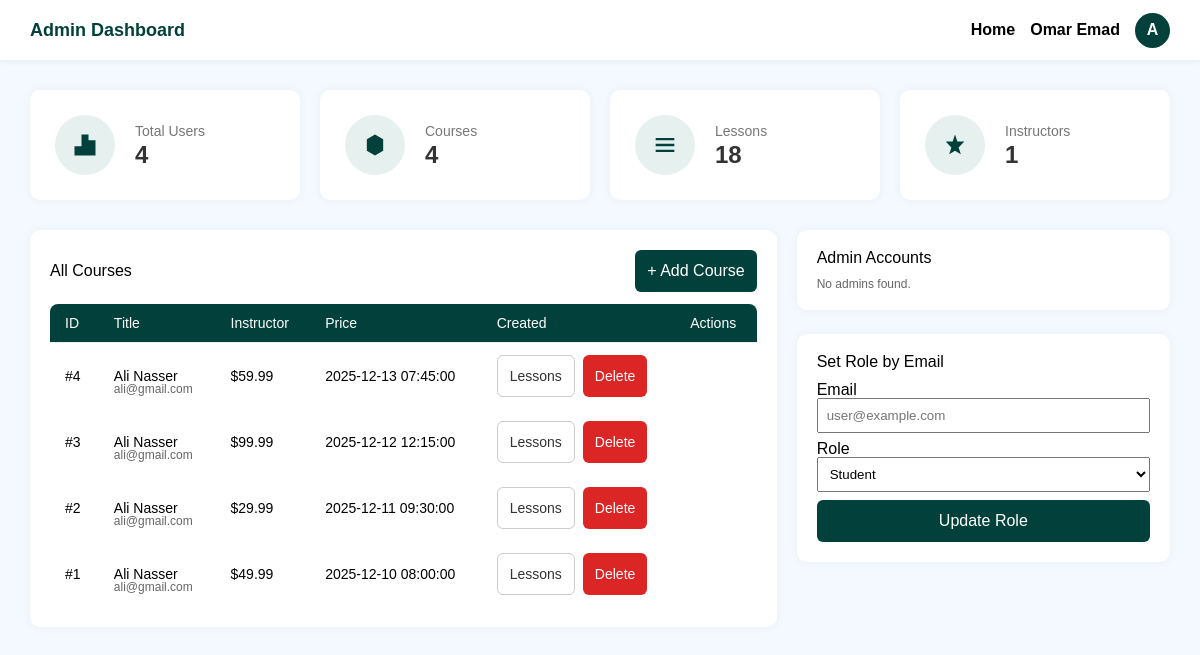
Screenshot of /admin/index.php (signed in) with the database file from the repository.
### tables this page shows
CREATE TABLE IF NOT EXISTS `lessons` (
  `id` int UNSIGNED NOT NULL AUTO_INCREMENT,
  `course_id` int UNSIGNED NOT NULL,
  `title` varchar(200) NOT NULL,
  `video_url` varchar(500) DEFAULT NULL,
  `content` text,
  `duration_seconds` int UNSIGNED DEFAULT '0',
  `order` int UNSIGNED NOT NULL,
  `created_at` datetime NOT NULL DEFAULT CURRENT_TIMESTAMP,
  PRIMARY KEY (`id`),
  KEY `course_id` (`course_id`)
);

CREATE TABLE IF NOT EXISTS `courses` (
  `id` int UNSIGNED NOT NULL AUTO_INCREMENT,
  `instructor_id` int UNSIGNED NOT NULL,
  `title` varchar(200) NOT NULL,
  `description` text NOT NULL,
  `thumbnail_url` varchar(500) DEFAULT NULL,
  `language` varchar(40) DEFAULT 'en',
  `level` enum('beginner','intermediate','advanced') DEFAULT 'beginner',
  `price` decimal(10,2) NOT NULL DEFAULT '0.00',
  `status` tinyint(1) NOT NULL DEFAULT '1',
  `created_at` timestamp NOT NULL DEFAULT CURRENT_TIMESTAMP,
  `updated_at` timestamp NULL DEFAULT CURRENT_TIMESTAMP,
  PRIMARY KEY (`id`),
  KEY `instructor_id` (`instructor_id`)
);

CREATE TABLE IF NOT EXISTS `users` (
  `id` int UNSIGNED NOT NULL AUTO_INCREMENT,
  `fname` varchar(50) NOT NULL,
  `lname` varchar(50) NOT NULL,
  `email` varchar(120) NOT NULL,
  `password` varchar(255) NOT NULL,
  `avatar` varchar(255) DEFAULT NULL,
  `role_id` tinyint UNSIGNED NOT NULL,
  `joined_at` datetime NOT NULL DEFAULT CURRENT_TIMESTAMP,
  PRIMARY KEY (`id`),
  UNIQUE KEY `email` (`email`),
  KEY `role_id` (`role_id`)
);

### admin/index.php (the view, shortened to what this page needs)
<?php
require '../conn.php';
$stats = ['users' => 0, 'courses' => 0, 'lessons' => 0, 'instructors' => 0];
$q = $conn->query("SELECT COUNT(*) c FROM users");
$stats['users'] =  $q->fetch_assoc()['c'];
$q = $conn->query("SELECT COUNT(*) c FROM courses");
$stats['courses'] =  $q->fetch_assoc()['c'];
$q = $conn->query("SELECT COUNT(*) c FROM lessons");
$stats['lessons'] =  $q->fetch_assoc()['c'];
$q = $conn->query("SELECT COUNT(*) c FROM users WHERE role_id = 2");
$stats['instructors'] =  $q->fetch_assoc()['c'];
$courses = [];
$stmt = $conn->prepare(
    "SELECT c.id, c.title, c.price, c.created_at, u.fname, u.lname, u.email FROM courses c JOIN users u ON u.id = c.instructor_id ORDER BY c.created_at DESC"
);
$stmt->execute();
$res = $stmt->get_result();
while ($row = $res->fetch_assoc()) {
    array_push($courses, $row);
}
foreach ($courses as $c) {
    $cid =  $c['id'];
    $stmt = $conn->prepare(
        "SELECT id, title, duration_seconds, `order` AS position
         FROM lessons WHERE course_id = ? ORDER BY `order`"
    );
    $stmt->bind_param('i', $cid);
    $stmt->execute();
    $res = $stmt->get_result();
}
$admins = [];
?>
<!DOCTYPE html>
<html lang="en">
<head>
    <link rel="stylesheet" href="../assets/css/reset.css">
    <link rel="stylesheet" href="../assets/css/main.css">
    <link rel="stylesheet" href="../assets/css/admin.css">
</head>
<body>
    <div class="admin-wrapper">
        <main class="main-content">
            <div class="top-bar">
                <div class="page-name">
                    <h3>Admin Dashboard</h3>
                </div>
                <div class="user-profile">
                    <a href="../" class="nav-link">Home</a>
                    <span><?= htmlspecialchars($_SESSION['fullname'] ?? 'Admin') ?></span>
                    <div class="avatar">A</div>
                </div>
            </div>
            <div class="dashboard-content">
                <div class="stats-grid">
                    <div class="stat-card">
                        <div class="stat-icon"><svg class="stat-svg" viewBox="0 0 24 24">
                                <path fill="currentColor" d="M3 13h6v8H3zM9 3h6v18H9zM15 8h6v13h-6z" />
                            </svg></div>
                        <div class="stat-info">
                            <h3>Total Users</h3>
                            <div class="number"><?=  $stats['users'] ?></div>
                        </div>
                    </div>
                    <div class="stat-card">
                        <div class="stat-icon"><svg class="stat-svg" viewBox="0 0 24 24">
                                <path fill="currentColor" d="M12 3l7 4v10l-7 4l-7-4V7z" />
                            </svg></div>
                        <div class="stat-info">
                            <h3>Courses</h3>
                            <div class="number"><?=  $stats['courses'] ?></div>
                        </div>
                    </div>
                    <div class="stat-card">
                        <div class="stat-icon"><svg class="stat-svg" viewBox="0 0 24 24">
                                <path fill="currentColor" d="M4 6h16v2H4zm0 5h16v2H4zm0 5h16v2H4z" />
                            </svg></div>
                        <div class="stat-info">
                            <h3>Lessons</h3>
                            <div class="number"><?=  $stats['lessons'] ?></div>
                        </div>
                    </div>
                    <div class="stat-card">
                        <div class="stat-icon"><svg class="stat-svg" viewBox="0 0 24 24">
                                <path fill="currentColor" d="M12 17l-5 3l1.9-5.9L4 9h6l2-6l2 6h6l-4.9 5.1L17 20z" />
                            </svg></div>
                        <div class="stat-info">
                            <h3>Instructors</h3>
                            <div class="number"><?=  $stats['instructors'] ?></div>
                        </div>
                    </div>
                </div>
                <div class="flex">
                    <div class="w-66">
                        <div class="section">
                            <div style="display:flex;justify-content:space-between;align-items:center;margin-bottom:12px;">
                                <h3>All Courses</h3>
                                <button class="btn" style="background:#02413b;color:#fff;" id="show-add-course-btn">+ Add Course</button>
                            </div>
                            <div class="recent-orders">
                                <table>
                                    <thead>
                                        <tr>
                                            <th>ID</th>
                                            <th>Title</th>
                                            <th>Instructor</th>
                                            <th>Price</th>
                                            <th>Created</th>
                                            <th>Actions</th>
                                        </tr>
                                    </thead>
                                    <tbody id="courses-table-body">
                                        <?php foreach ($courses as $c): ?>
                                            <tr data-course-id="<?=  $c['id'] ?>">
                                                <td>#<?=  $c['id'] ?></td>
                                                <td><?= htmlspecialchars($c['fname'] . ' ' . $c['lname']) ?>
                                                    <div class="muted"><?= htmlspecialchars($c['email']) ?></div>
                                                </td>
                                                <td>$<?= number_format((float) $c['price'], 2) ?></td>
                                                <td><?= htmlspecialchars($c['created_at']) ?></td>
                                                <td class="table-actions">
                                                    <button class="btn btn-outline toggle-lessons">Lessons</button>
                                                    <button class="btn btn-danger delete-course">Delete</button>
                                                </td>
                                            </tr>
                                        <?php endforeach; ?>
                                    </tbody>
                                </table>
                            </div>
                        </div>
                    </div>
                    <div class="w-33">
                        <div class="section">
                            <h3 style="margin-bottom:12px;">Admin Accounts</h3>
                            <div id="admins-list">
                                <?php if (!$admins): ?>
                                    <div class="muted">No admins found.</div>
                                <?php endif; ?>
                            </div>
                        </div>
                        <div class="section">
                            <h3 style="margin-bottom:12px;">Set Role by Email</h3>
                            <form class="role-form" id="role-form" method="post" action="index.php">
                                <label>Email</label>
                                <input type="email" name="email" placeholder="user@example.com" required />
                                <label>Role</label>
                                <select name="role_id" required>
                                    <option value="1">Student</option>
                                </select>
                                <button type="submit" class="btn" style="background:#02413b;color:#fff;width:100%;">Update Role</button>
                            </form>
                        </div>
                    </div>
                </div>
            </div>
        </main>
    </div>
</body>
</html>

### assets/css/main.css (style rules this page uses)
:root { --primary: rgb(154, 1, 118); }
body { padding-top: 80px; display: flex; flex-direction: column; min-height: 100vh; }

### assets/css/admin.css (style rules this page uses)
:root { --primary: #02413b; --primary-dark: #012e2b; --light-bg: #f4f8ff; --text-color: #333; --border-color: #eee; --sidebar-width: 70px; --sidebar-expanded: 240px; }
body { padding-top: 0 !important; background-color: var(--light-bg); overflow-x: hidden; font-family: sans-serif; }
.admin-wrapper { display: flex; min-height: 100vh; }
.main-content { flex: 1; transition: 0.3s; display: flex; flex-direction: column; }
.top-bar { background: white; height: 60px; padding: 0 30px; display: flex; justify-content: space-between; align-items: center; box-shadow: 0 2px 5px rgba(0, 0, 0, 0.05); }
.page-name h3 { color: var(--primary); font-size: 18px; font-weight: bold; }
.user-profile { display: flex; align-items: center; gap: 15px; font-weight: bold; }
.avatar { width: 35px; height: 35px; background-color: var(--primary); color: white; border-radius: 50%; display: flex; justify-content: center; align-items: center; font-size: 16px; }
.dashboard-content { padding: 30px; animation: fadeIn 0.6s ease-out forwards; opacity: 0; }
.stats-grid { display: grid; grid-template-columns: repeat(auto-fit, minmax(200px, 1fr)); gap: 20px; margin-bottom: 30px; }
.stat-card { background: white; padding: 25px; border-radius: 10px; box-shadow: 0 0 10px rgba(0, 0, 0, 0.05); display: flex; align-items: center; gap: 20px; }
.stat-icon { width: 60px; height: 60px; background-color: #e6f0ef; color: var(--primary); border-radius: 50%; display: flex; justify-content: center; align-items: center; flex-shrink: 0; }
.stat-svg { width: 28px; height: 28px; }
.stat-info h3 { font-size: 14px; color: #777; margin-bottom: 5px; }
.stat-info .number { font-size: 24px; font-weight: bold; color: #333; }
.btn { border: none; border-radius: 6px; cursor: pointer; font-weight: 500; transition: 0.2s; padding: 10px 16px; display: inline-block; text-align: center; height: 42px; box-sizing: border-box; line-height: 22px; text-decoration: none !important; }
.btn-outline { background: white; border: 1px solid #ccc; color: #333; }
.btn-danger { background-color: #dc2626; color: white; }
table { width: 100%; border-radius: 8px; overflow: hidden; border-collapse: collapse; }
thead { background-color: var(--primary); color: white; }
th, td { padding: 12px 15px; text-align: left; border: none; font-size: 14px; }
th { border-bottom: none; border-bottom: 1px solid var(--border-color); }
.table-actions { display: flex; gap: 6px; }

### admin/index.php (style rules this page uses)
body { padding-top: 0 !important; }
.section { background: #fff; padding: 20px; border-radius: 10px; box-shadow: 0 0 10px rgba(0, 0, 0, 0.05); margin-bottom: 24px; }
.flex { display: flex; gap: 20px; }
.w-66 { flex: 2; }
.w-33 { flex: 1; }
.btn { padding: 8px 12px; border: none; border-radius: 6px; cursor: pointer; }
.btn-danger { background: #dc2626; color: #fff; }
.btn-outline { background: #fff; border: 1px solid #ccc; }
.role-form input, .role-form select { padding: 8px; width: 100%; margin-bottom: 8px; }
.muted { color: #666; font-size: 12px; }
.table-actions { display: flex; gap: 8px; }

### rows the page displays
lessons: order "4", id "18"
courses: id "4", instructor.lname "Ali Nasser", instructor.email "ali@gmail.com", price "59.99", created_at "2025-12-13 07:45:00"
courses: id "3", instructor.lname "Ali Nasser", instructor.email "ali@gmail.com", price "99.99", created_at "2025-12-12 12:15:00"
courses: id "2", instructor.lname "Ali Nasser", instructor.email "ali@gmail.com", price "29.99", created_at "2025-12-11 09:30:00"
courses: id "1", instructor.lname "Ali Nasser", instructor.email "ali@gmail.com", price "49.99", created_at "2025-12-10 08:00:00"

### other values shown
$_SESSION['fullname'] "Omar Emad"
$stats['instructors'] "1"
